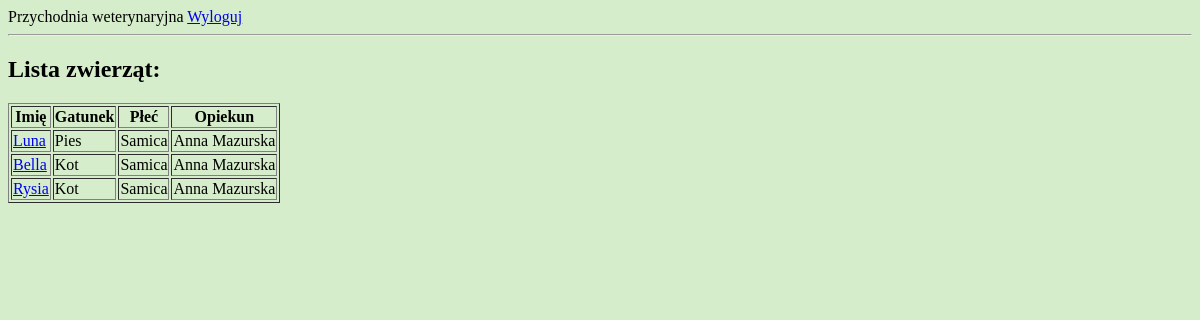
The app's page /przychodnia/zwierzeta/lista/ (signed in), older data.
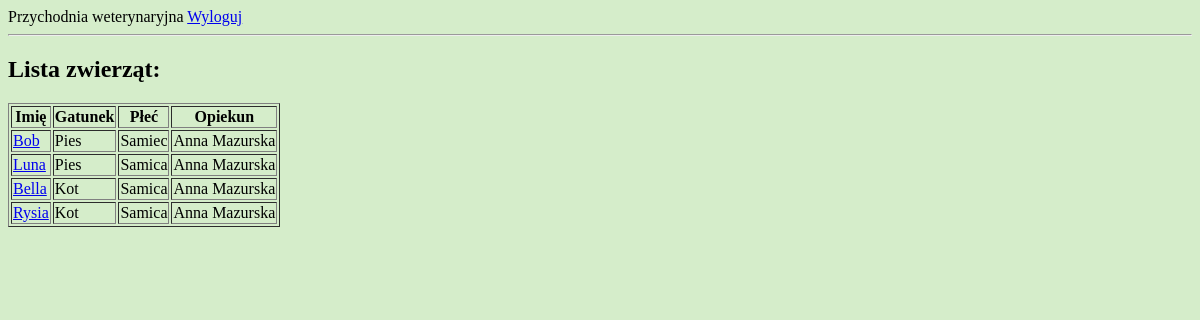
The same page, newer data.
### przychodnia/models.py (models this page shows, shortened)
class Zwierze(models.Model):
    imie = models.CharField(max_length = 50)
    opiekun = models.ForeignKey(Opiekun, on_delete = models.PROTECT)
    gatunek = models.IntegerField(choices = GATUNEK.choices)
    plec = models.IntegerField(choices = PLEC_ZWIERZE.choices)
    data_urodzenia = models.DateField(blank = True, null = True)
    data_dodania = models.DateTimeField(auto_now_add = True, editable = False)
    class Meta:
        verbose_name_plural = "Zwierzeta"
        ordering = ['opiekun__nazwisko', 'gatunek', 'imie']

class Opiekun(models.Model):
    user = models.OneToOneField(User, on_delete=models.CASCADE)  # polaczenie profilu opiekuna z kontem uzytkownika User
    imie = models.CharField(max_length = 50)
    nazwisko = models.CharField(max_length = 100)
    plec = models.IntegerField(choices = PLEC_OSOBA.choices)
    data_dodania = models.DateTimeField(auto_now_add = True, editable = False)
    class Meta:
        verbose_name_plural = "Opiekunowie"
        ordering = ['nazwisko', 'imie']

### przychodnia/views.py (the view)
# urls.py: path('zwierzeta/lista/', views.lista_zwierzat, name='lista-zwierzat'),
@login_required
def lista_zwierzat(request):
    user = request.user
    if hasattr(user, "opiekun"):
        zwierzeta = Zwierze.objects.filter(
            opiekun=user.opiekun
        )
    elif hasattr(user, "weterynarz"):
        zwierzeta = Zwierze.objects.all()
    else:
        return HttpResponseForbidden()
    return render(request, 'przychodnia/zwierzeta/lista_zwierzat.html', {'zwierzeta': zwierzeta})

### przychodnia/templates/przychodnia/zwierzeta/lista_zwierzat.html (shortened to what this page needs)
{% extends "przychodnia/base.html" %}
{% block content %}
{% if user.weterynarz %}<h2>Lista zwierząt:</h2>{% endif %}
{% if zwierzeta %}
<table border="1">
    <tr>
        <th>Imię</th>
        <th>Gatunek</th>
        <th>Płeć</th>
        {% if user.weterynarz %}<th>Opiekun</th>{% endif %}
    </tr>
    {% for zwierze in zwierzeta %}
    <tr>
        <td>
            <a href="{% url 'zwierze-detail' pk=zwierze.pk %}">
                {{ zwierze.imie }}
            </a>
        </td>
        <td>{{ zwierze.get_gatunek_display }}</td>
        <td>{{ zwierze.get_plec_display }}</td>
        {% if user.weterynarz %}<td>{{ zwierze.opiekun.imie }} {{ zwierze.opiekun.nazwisko }}</td>{% endif %}
    </tr>
    {% endfor %}
</table>
{% else %}
    <p>Brak zwierząt w systemie.</p>
{% endif %}
{% endblock %}

Row changes from the older to the newer data that the page shows:
added Zwierze: imie "Bob", gatunek "Pies", plec "Samiec", opiekun.imie "Anna", opiekun.nazwisko "Mazurska"
